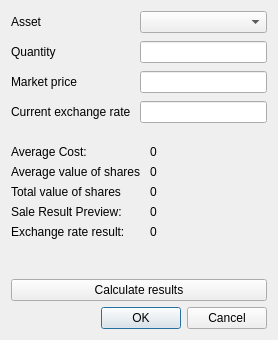
<?xml version="1.0" encoding="UTF-8"?>
<ui version="4.0">
 <class>Dialog</class>
 <widget class="QDialog" name="Dialog">
  <property name="geometry">
   <rect>
    <x>0</x>
    <y>0</y>
    <width>278</width>
    <height>340</height>
   </rect>
  </property>
  <property name="windowTitle">
   <string>Calculate Sale Data</string>
  </property>
  <layout class="QVBoxLayout" name="verticalLayout">
   <item>
    <layout class="QFormLayout" name="formLayout">
     <property name="verticalSpacing">
      <number>8</number>
     </property>
     <item row="0" column="0">
      <widget class="QLabel" name="item_label">
       <property name="text">
        <string>Asset</string>
       </property>
      </widget>
     </item>
     <item row="0" column="1">
      <widget class="QComboBox" name="item_comboBox"/>
     </item>
     <item row="1" column="0">
      <widget class="QLabel" name="quantity_label">
       <property name="text">
        <string>Quantity</string>
       </property>
      </widget>
     </item>
     <item row="1" column="1">
      <widget class="QLineEdit" name="quantity_lineEdit"/>
     </item>
     <item row="2" column="0">
      <widget class="QLabel" name="marketPrice_label">
       <property name="text">
        <string>Market price</string>
       </property>
      </widget>
     </item>
     <item row="2" column="1">
      <widget class="QLineEdit" name="marketPrice_lineEdit"/>
     </item>
     <item row="3" column="0">
      <widget class="QLabel" name="currentExchangerate_label">
       <property name="text">
        <string>Current exchange rate </string>
       </property>
      </widget>
     </item>
     <item row="3" column="1">
      <widget class="QLineEdit" name="currentExchangeRate_lineEdit"/>
     </item>
    </layout>
   </item>
   <item>
    <layout class="QFormLayout" name="formLayout_3">
     <item row="0" column="0">
      <widget class="QLabel" name="averageCostTitle_label">
       <property name="text">
        <string>Average Cost: </string>
       </property>
      </widget>
     </item>
     <item row="3" column="0">
      <widget class="QLabel" name="saleResultPreviewTitle_label">
       <property name="text">
        <string>Sale Result Preview: </string>
       </property>
      </widget>
     </item>
     <item row="3" column="1">
      <widget class="QLabel" name="saleResultPreview_label">
       <property name="text">
        <string>0</string>
       </property>
      </widget>
     </item>
     <item row="4" column="0">
      <widget class="QLabel" name="exchangeResultPreviewTitle_label">
       <property name="text">
        <string>Exchange rate result: </string>
       </property>
      </widget>
     </item>
     <item row="0" column="1">
      <widget class="QLabel" name="averageCost_label">
       <property name="text">
        <string>0</string>
       </property>
      </widget>
     </item>
     <item row="4" column="1">
      <widget class="QLabel" name="exchangeResultPreview_label">
       <property name="text">
        <string>0</string>
       </property>
      </widget>
     </item>
     <item row="1" column="0">
      <widget class="QLabel" name="AverageValueOfSharesTitle_label">
       <property name="text">
        <string>Average value of shares </string>
       </property>
      </widget>
     </item>
     <item row="1" column="1">
      <widget class="QLabel" name="averageValueOfShares_label">
       <property name="text">
        <string>0</string>
       </property>
      </widget>
     </item>
     <item row="2" column="0">
      <widget class="QLabel" name="TotalValueOfSharestitle_label">
       <property name="text">
        <string>Total value of shares </string>
       </property>
      </widget>
     </item>
     <item row="2" column="1">
      <widget class="QLabel" name="totalValueOfShares_label">
       <property name="text">
        <string>0</string>
       </property>
      </widget>
     </item>
    </layout>
   </item>
   <item>
    <widget class="QPushButton" name="showResultsPreview_button">
     <property name="text">
      <string>Calculate results</string>
     </property>
    </widget>
   </item>
   <item>
    <widget class="QDialogButtonBox" name="cancel_button">
     <property name="orientation">
      <enum>Qt::Horizontal</enum>
     </property>
     <property name="standardButtons">
      <set>QDialogButtonBox::Cancel|QDialogButtonBox::Ok</set>
     </property>
    </widget>
   </item>
  </layout>
 </widget>
 <resources/>
 <connections>
  <connection>
   <sender>cancel_button</sender>
   <signal>accepted()</signal>
   <receiver>Dialog</receiver>
   <slot>accept()</slot>
   <hints>
    <hint type="sourcelabel">
     <x>248</x>
     <y>254</y>
    </hint>
    <hint type="destinationlabel">
     <x>157</x>
     <y>274</y>
    </hint>
   </hints>
  </connection>
  <connection>
   <sender>cancel_button</sender>
   <signal>rejected()</signal>
   <receiver>Dialog</receiver>
   <slot>reject()</slot>
   <hints>
    <hint type="sourcelabel">
     <x>316</x>
     <y>260</y>
    </hint>
    <hint type="destinationlabel">
     <x>286</x>
     <y>274</y>
    </hint>
   </hints>
  </connection>
 </connections>
</ui>
